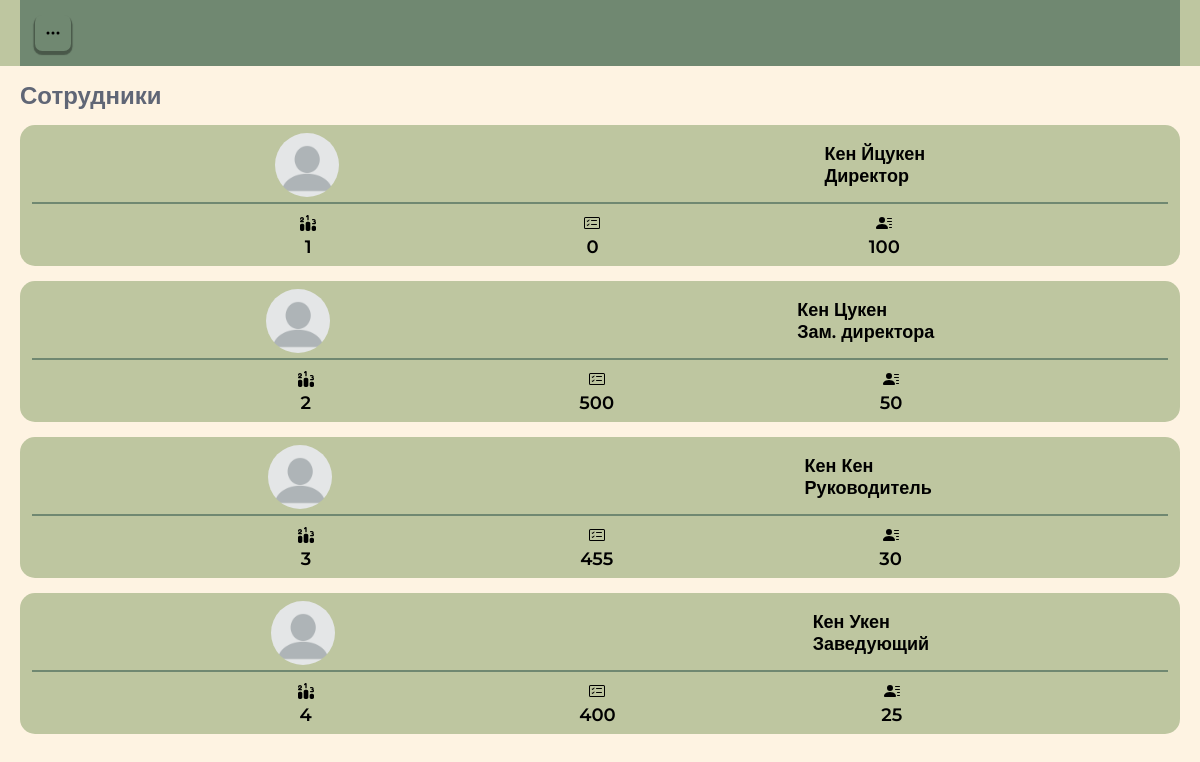
Screenshot of /employees/ (signed in) with the database file from the repository.
### taskmanager_app/models.py (models this page shows, shortened)
class Employees(models.Model):
    title = models.CharField("Имя сотрудника", max_length=200)
    post = models.CharField("Должность", max_length=150)
    ranking = models.IntegerField("Ранг")
    checklist = models.IntegerField("Кол-во задании")
    experiences = models.IntegerField("Опыт")
    class Meta:
        verbose_name = "Сотрудник"
        verbose_name_plural = "Сотрудники"

### taskmanager_app/views.py (the view)
# urls.py: path('employees/', views.employees_page, name="employees_page"),
def employees_page(request):
    employees = Employees.objects.all().order_by('ranking')
    context = {
        'employees': employees
    }
    return render(request, "./employees.html", context)

### taskmanager_app/templates/employees.html (shortened to what this page needs)
{% extends 'base.html'%}
{% load static %}
{% block content %}
{% if user.is_authenticated %}
<section class="employees">
    <div class="container">
        <h2 class="title">Сотрудники</h2>
        <div class="employees-list">
            {% for employee in employees%}
            <div class="employee-card">
                <div class="person">
                    <img src="{%static './images/profile-photo.png' %}" alt="employee">
                    <div class="who">
                        <p> {{ employee.title}}</p>
                        <p>{{ employee.post}}</p>
                    </div>
                </div>
                <div class="person-info">
                    <div class="ranking">
                        <img src="{% static './images/ranking.svg' %}" alt="ranking">
                        <p>{{ employee.ranking}}</p>
                    </div>
                    <div class="num-tasks">
                        <img src="{% static './images/card-checklist.svg' %}" alt="checklist">
                        <p>{{employee.checklist}}</p>
                    </div>
                    <div class="experience">
                        <img src="{% static './images/person-lines.svg' %}" alt="experiencs">
                        <p>{{employee.experiences}}</p>
                    </div>
                </div>
            </div>
            {% endfor %}
        </div>
    </div>
</section>
{% endif %}
{%endblock%}

### taskmanager_app/templates/base.html (shortened to what this page needs)
{% load static %}
<!DOCTYPE html>
<html lang="en">
<head>
    <link rel="stylesheet" href="{% static './css/style.css' %}">
</head>
<body>
    <header class="header">
        <div class="container is-header">
            <button class="menu-btn" onclick="menulistAction()">
                <img src="{% static './images/three-dots.svg' %}" alt="menu">
            </button>
        </div>
    </header>
    <main>
        {% block content %}
        {% endblock%}
    </main>
</body>
</html>

### taskmanager_app/static/css/style.css (style rules this page uses)
* { margin: 0px; padding: 0px; box-sizing: border-box; font-family: "Montserrat", sans-serif; }
:root { --light: #FEF3E2; --secondary: #BEC6A0; --main: #708871; --dark: #606676; }
main { background-color: var(--light); min-height: 100vh; }
.container { margin: 0 20px; padding: 15px 0; }
.is-header { background-color: var(--main); }
.header { background-color: var(--secondary); }
.menu-btn { background-color: transparent; padding: 10px; margin-left: 15px; display:flex; text-align: center; justify-content: center; border:none; border-radius: 20%; box-shadow: 0px 2.5px 1px 1.5px rgba(0,0,0,0.35); cursor: pointer; }
.title { color:var(--dark); margin-bottom: 10px; }
.employee-card { background-color: var(--secondary); padding: 8px 12px; border-radius: 15px; font-size: 18px; font-weight: 600; margin: 15px 0; }
.person, .person-info { display: flex; align-items: center; justify-content: space-around; }
.person-info { margin-top: 5px ; padding-top: 10px ; border-top: solid 2px var(--main); justify-content: space-evenly; text-align: center; }
.ranking img { height: 16px; width: 16px; }
.person img { border-radius: 50%; height: 64px; width:64px; }

### rows the page displays
Employees: title "Кен Йцукен", post "Директор", ranking "1", checklist "0", experiences "100"
Employees: title "Кен Цукен", post "Зам. директора", ranking "2", checklist "500", experiences "50"
Employees: title "Кен Кен", post "Руководитель", ranking "3", checklist "455", experiences "30"
Employees: title "Кен Укен", post "Заведующий", ranking "4", checklist "400", experiences "25"
